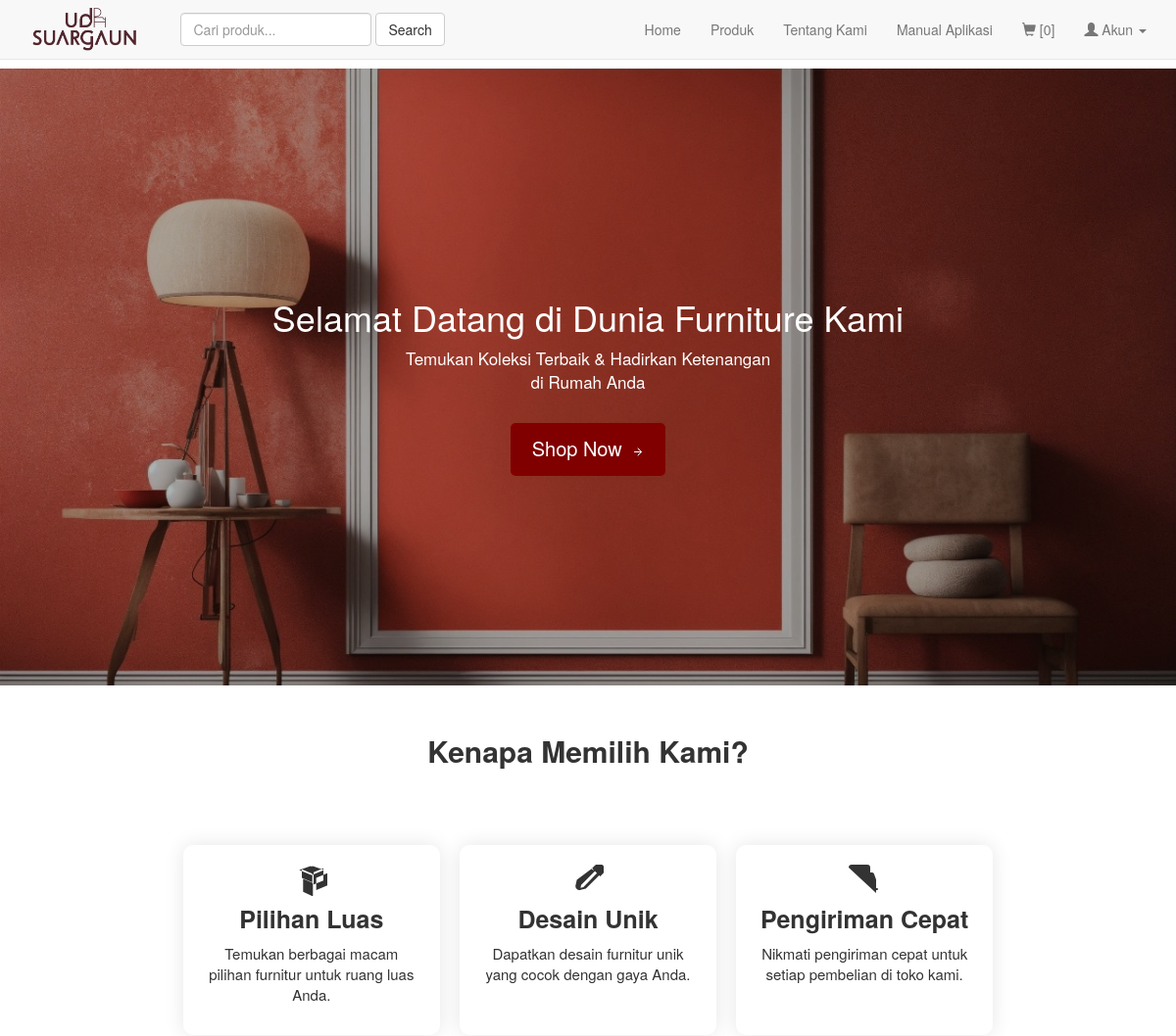
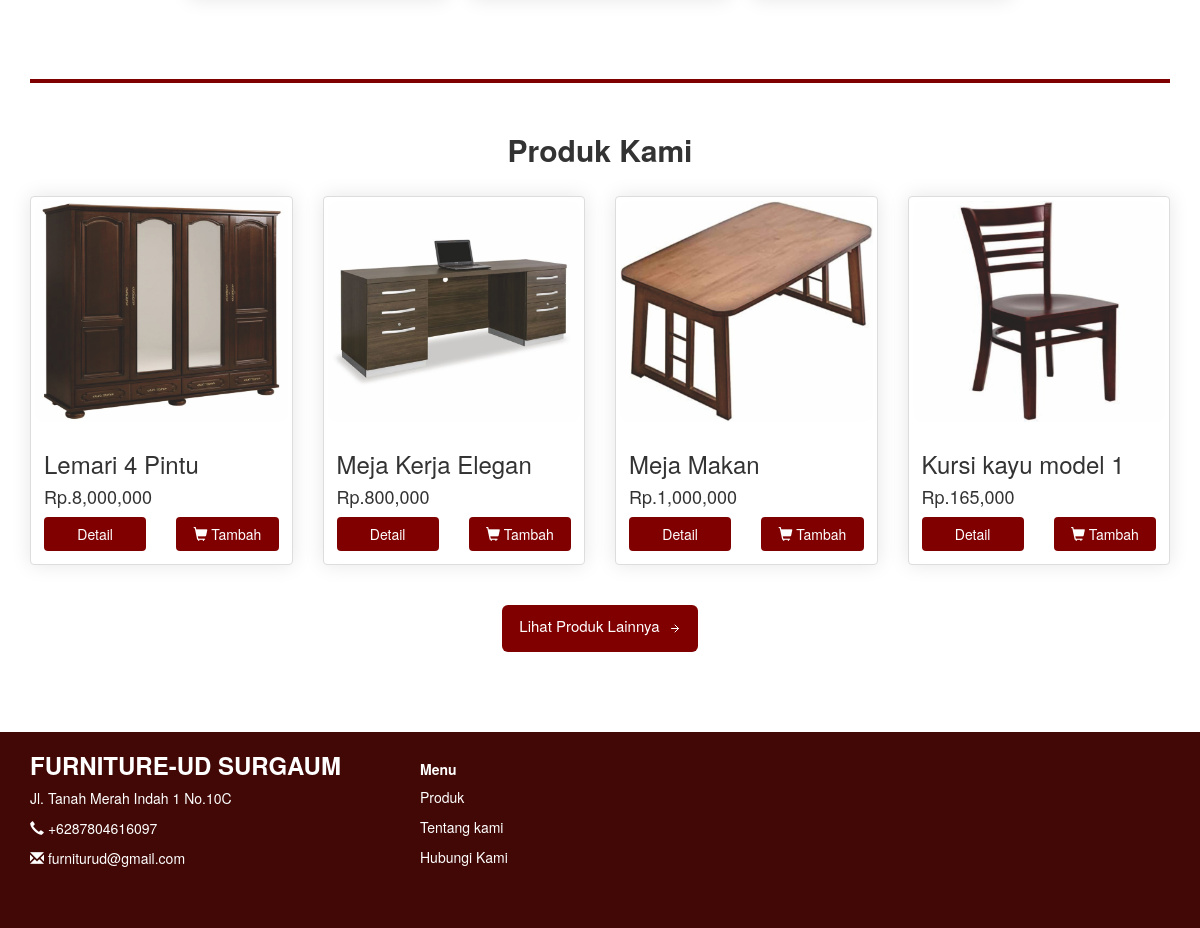
The page / on the database its author committed (2 pictures, top to bottom).
### tables this page shows
CREATE TABLE `produk` (
  `kode_produk` varchar(100) NOT NULL,
  `nama` varchar(100) NOT NULL,
  `image` text NOT NULL,
  `deskripsi` text NOT NULL,
  `harga` int(11) NOT NULL
);

### index.php (the view, shortened to what this page needs)
<?php
include 'header.php';
?>
<!DOCTYPE html>
<html lang="en">
<head>
    <link rel="stylesheet" href="https://maxcdn.bootstrapcdn.com/bootstrap/3.3.7/css/bootstrap.min.css">
    <link rel="stylesheet" href="https://cdnjs.cloudflare.com/ajax/libs/animate.css/4.1.1/animate.min.css">
</head>
<body>
    <div class="container-fluid" style="margin: 0;padding: 0;">
        <div class="image">
            <img src="image/home/3.jpeg">
            <div class="image-overlay">
                <div class="image-content">
                    <h1 class="animate__animated animate__fadeInDown">Selamat Datang di Dunia Furniture Kami</h1>
                    <p class="animate__animated animate__fadeInDown" style="font-size: 17px;">Temukan Koleksi Terbaik & Hadirkan Ketenangan <br> di Rumah Anda</p><br>
                    <a href="user_login.php" style="padding: 10px 20px; background-color: #800000; color: #ffffff; text-decoration: none; border-radius: 5px; display: inline-block; font-size: 20px; transition: background-color 0.3s ease; border: 2px solid #800000;">
                        Shop Now
                    </a>
                </div>
            </div>
        </div>
    </div>
    <div class="container">
        <h2 style="text-align: center; margin-top: 50px;"><b>Kenapa Memilih Kami?</b></h2>
        <br>
        <div class="custom-card-container">
            <div class="custom-card">
                <h5 class="custom-card-title">Pilihan Luas</h5>
                <p class="custom-card-text">Temukan berbagai macam pilihan furnitur untuk ruang luas Anda.</p>
            </div>
            <div class="custom-card">
                <h5 class="custom-card-title">Desain Unik</h5>
                <p class="custom-card-text">Dapatkan desain furnitur unik yang cocok dengan gaya Anda.</p>
            </div>
            <div class="custom-card">
                <h5 class="custom-card-title">Pengiriman Cepat</h5>
                <p class="custom-card-text">Nikmati pengiriman cepat untuk setiap pembelian di toko kami.</p>
            </div>
        </div>
    </div>
    <div class="container">
        <h1 style=" width: 100%; border-bottom: 4px solid #800000; margin-top: 80px"></h1>
        <h2 style="text-align: center; margin-top: 50px;"><b>Produk Kami</b></h2>
        <br>
        <div class="row">
            <?php
            $result = mysqli_query($conn, "SELECT * FROM produk LIMIT 4");
            while ($row = mysqli_fetch_assoc($result)) {
            ?>
                <div class="col-sm-6 col-md-3">
                    <div class="thumbnail">
                        <img src="image/produk/<?= $row['image']; ?>">
                        <div class="caption">
                            <h3><?= $row['nama']; ?></h3>
                            <h4>Rp.<?= number_format($row['harga']); ?></h4>
                            <div class="row">
                                <div class="col-md-6">
                                    <a href="detail_produk.php?produk=<?= $row['kode_produk']; ?>" class="btn btn-maroon btn-block">Detail</a>
                                </div>
                                <?php if (isset($_SESSION['kd_cs'])) { ?>
                                    <div class="col-md-6">
                                        <a href="proses/add.php?produk=<?= $row['kode_produk']; ?>&kd_cs=<?= $kode_cs; ?>&hal=1" class="btn btn-maroon btn-block" role="button"><i class="glyphicon glyphicon-shopping-cart"></i> Tambah</a>
                                    </div>
                                <?php } else { ?>
                                    <div class="col-md-6">
                                        <a href="keranjang.php" class="btn btn-maroon btn-block" role="button"><i class="glyphicon glyphicon-shopping-cart"></i> Tambah</a>
                                    </div>
                                <?php } ?>
                            </div>
                        </div>
                    </div>
                </div>
            <?php
            }
            ?>
        </div>
        <div class="row">
            <div class="col-md-12 text-center">
                <a href="produk.php" class="btn btn-maroon btn-lg" style="margin-top: 20px; font-size: 15px">Lihat Produk Lainnya </a>
            </div>
        </div>
    </div>
    <br><br><br><br>
    <?php include 'footer.php'; ?>
</body>
</html>

### style.css (style rules this page uses)
body { font-family: 'Poppins', sans-serif; margin:0; padding: 0; }

### main.css (style rules this page uses)
body { font-family: 'Poppins', sans-serif; background-color: #f3f3f3; }
.image { position: relative; margin: 0; padding: 0; }
.image img { width: 100%; height: 630px; object-fit: cover; z-index: 1; }
.image-overlay { position: absolute; top: 0; left: 0; width: 100%; height: 100%; background: rgba(0, 0, 0, 0.3); display: flex; justify-content: center; align-items: center; z-index: 2; }
.image-content { text-align: center; color: white; padding: 20px; display: flex; flex-direction: column; align-items: center; }
.image-content h1, .image-content p { margin-bottom: 10px; }
.image-content a { padding: 10px 20px; background-color: #800000; color: #ffffff; text-decoration: none; border-radius: 5px; display: inline-block; font-size: 20px; transition: background-color 0.3s ease; border: 2px solid #800000; }
.image-content a svg { width: 12px; height: 25px; vertical-align: middle; margin-left: 5px; }
.custom-card-container { display: flex; justify-content: center; gap: 20px; margin-top: 50px; flex-wrap: wrap; }
.custom-card { width: 23%; display: flex; flex-direction: column; align-items: center; text-align: center; background-color: #fff; padding: 20px; box-shadow: 0px 0px 20px rgba(0, 0, 0, 0.1); border-radius: 10px; transition: transform 0.3s ease-in-out; }
.custom-card-title { margin-bottom: 10px; font-size: 25px; font-weight: bold; }
.custom-card-text { margin-bottom: 10px; font-size: 15px; }
.btn-maroon { background-color: #800000; border-color: #800000; color: white; }
.btn-lg { padding: 15px 30px; font-size: 20px; }
.thumbnail { border: none; box-shadow: 0px 0px 20px rgba(0, 0, 0, 0.1); border-radius: 10px; }
.thumbnail img { border-radius: 10px; }

### header.php (style rules this page uses)
body { padding-top: 70px; }

### rows shown on the page
produk: image (picture), nama "Lemari 4 Pintu", harga "8,000,000"
produk: image (picture), nama "Meja Kerja Elegan", harga "800,000"
produk: image (picture), nama "Meja Makan", harga "1,000,000"
produk: image (picture), nama "Kursi kayu model 1", harga "165,000"
